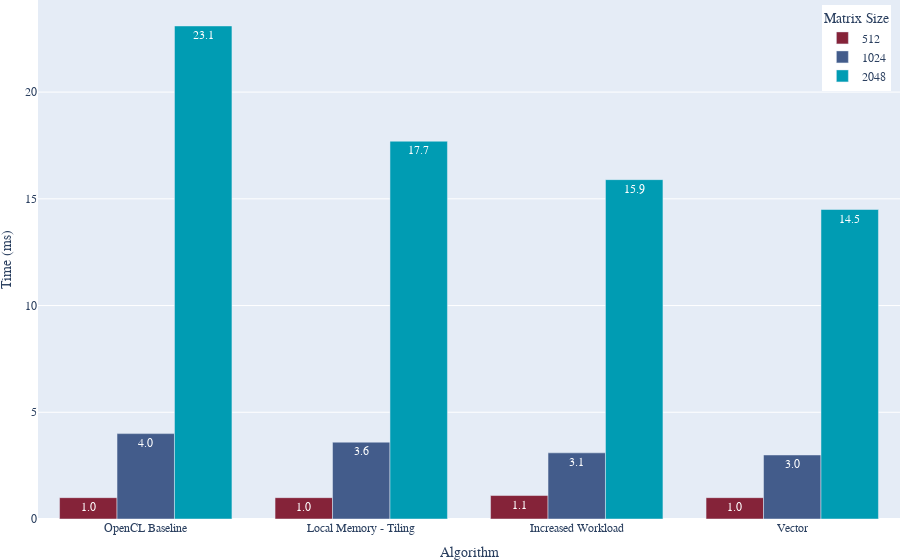

Notebook cell for this chart:
### Code cell
fig = px.bar(seq_baseline, x="algorithm", y="time", barmode="group", color="size", text="time",
             labels={
                 "algorithm": "Algorithm",
                 "time": "Time (ms)",
                 "size": "Matrix Size"
             },
             color_discrete_sequence = color_palette)

fig.update_layout(
    font=dict(
        family='LaTeX'
    ),
    margin={"r":0,"t":0,"l":0,"b":0},
    legend=dict(
        yanchor="auto",
        y=0.99,
        xanchor="right",
        x=0.99
    )
)
fig.update_traces(texttemplate='%{text:.1f}',textposition="auto")
fig.show()
fig.write_image("all_gpu.pdf", height=280)

### Figure 1 — Plotly figure (JSON) as saved in the notebook; plotly's stock layout.template omitted (floating-point values rounded to 4 significant figures)
{"data": [{"alignmentgroup": "True", "hovertemplate": "Matrix Size=512<br>Algorithm=%{x}<br>Time (ms)=%{text}<extra></extra>", "legendgroup": "512", "marker": {"color": "#852339", "pattern": {"shape": ""}}, "name": "512", "offsetgroup": "512", "orientation": "v", "showlegend": true, "text": [1, 1, 1.1, 1], "textposition": "auto", "texttemplate": "%{text:.1f}", "type": "bar", "x": ["OpenCL Baseline", "Local Memory - Tiling", "Increased Workload", "Vector"], "xaxis": "x", "y": [1, 1, 1.1, 1], "yaxis": "y"}, {"alignmentgroup": "True", "hovertemplate": "Matrix Size=1024<br>Algorithm=%{x}<br>Time (ms)=%{text}<extra></extra>", "legendgroup": "1024", "marker": {"color": "#435c8b", "pattern": {"shape": ""}}, "name": "1024", "offsetgroup": "1024", "orientation": "v", "showlegend": true, "text": [4, 3.6, 3.1, 3], "textposition": "auto", "texttemplate": "%{text:.1f}", "type": "bar", "x": ["OpenCL Baseline", "Local Memory - Tiling", "Increased Workload", "Vector"], "xaxis": "x", "y": [4, 3.6, 3.1, 3], "yaxis": "y"}, {"alignmentgroup": "True", "hovertemplate": "Matrix Size=2048<br>Algorithm=%{x}<br>Time (ms)=%{text}<extra></extra>", "legendgroup": "2048", "marker": {"color": "#009cb3", "pattern": {"shape": ""}}, "name": "2048", "offsetgroup": "2048", "orientation": "v", "showlegend": true, "text": [23.1, 17.7, 15.9, 14.5], "textposition": "auto", "texttemplate": "%{text:.1f}", "type": "bar", "x": ["OpenCL Baseline", "Local Memory - Tiling", "Increased Workload", "Vector"], "xaxis": "x", "y": [23.1, 17.7, 15.9, 14.5], "yaxis": "y"}], "layout": {"barmode": "group", "font": {"family": "LaTeX"}, "legend": {"title": {"text": "Matrix Size"}, "tracegroupgap": 0, "x": 0.99, "xanchor": "right", "y": 0.99, "yanchor": "auto"}, "margin": {"b": 0, "l": 0, "r": 0, "t": 0}, "xaxis": {"anchor": "y", "domain": [0, 1], "title": {"text": "Algorithm"}}, "yaxis": {"anchor": "x", "domain": [0, 1], "title": {"text": "Time (ms)"}}}}
